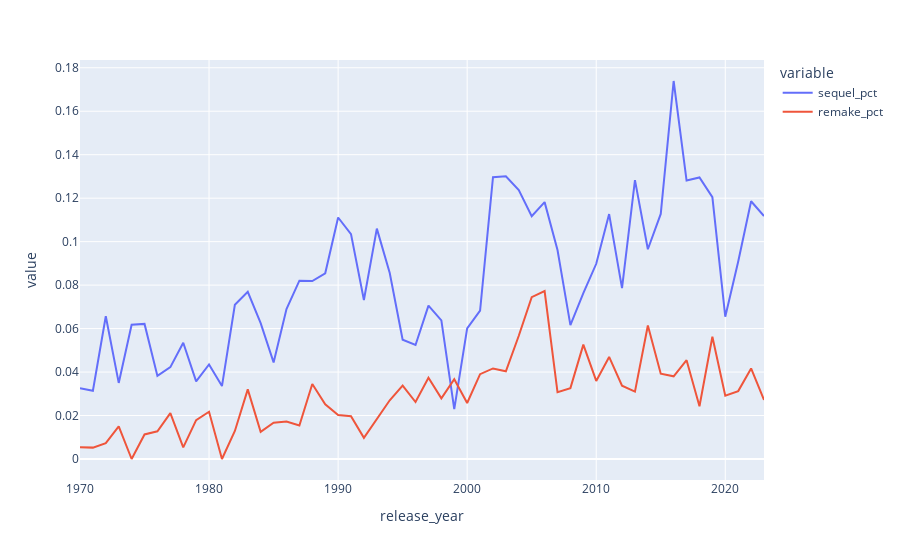

The notebook cell this image was saved under:
### Code cell
px.line(
    yearly.select('release_year','sequel_pct','remake_pct').unpivot(index='release_year'),
    x='release_year',
    y='value',
    color='variable'
)
